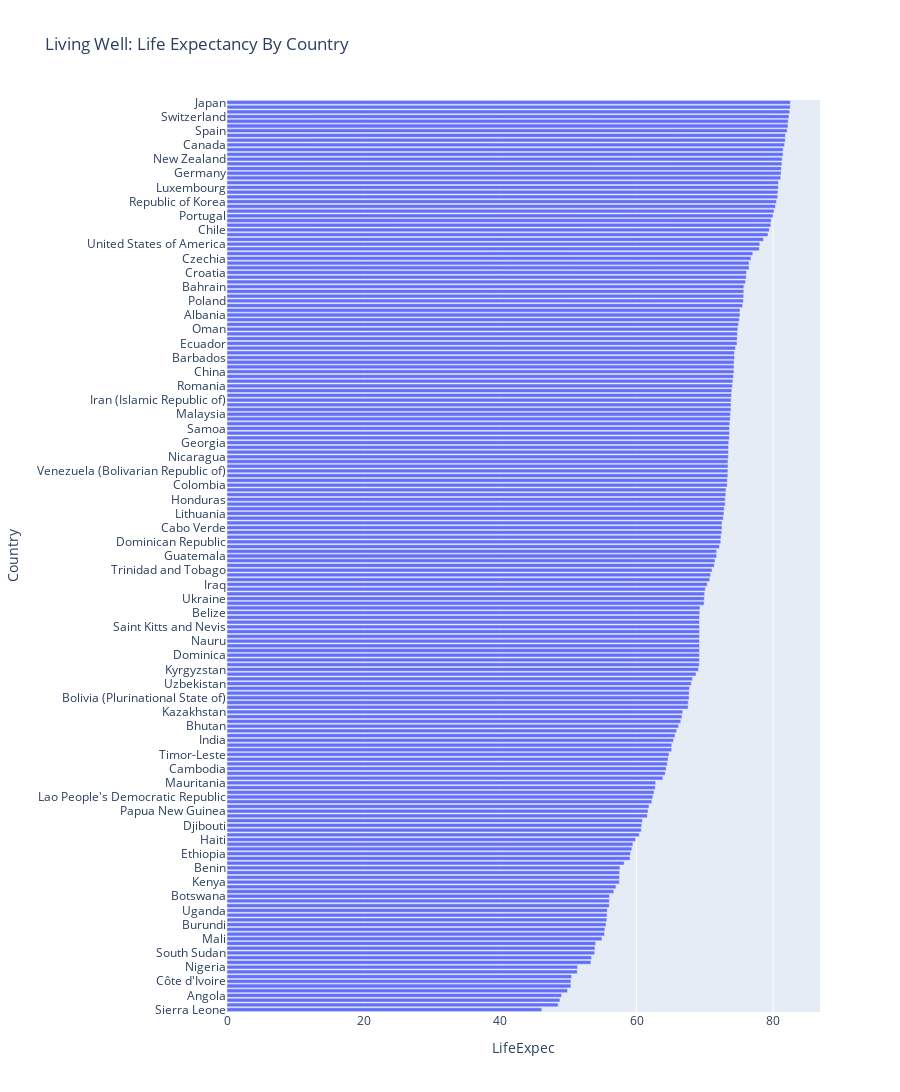

The notebook cell this image was saved under:
### Code cell
#import plotly.express as px
import matplotlib.pyplot as plt

fig = px.bar(df_country_sort, 
             x="LifeExpec",  
             orientation='h',
             height=2000,
             title='Living Well: Life Expectancy By Country')
fig.show()

#plt.savefig('Life_Expectancy_By_Country.svg')
#fig.savefig('Life_Expectancy_By_Country.svg', format='svg', dpi=1200)

### Figure 1 — Plotly figure (JSON) as saved in the notebook; plotly's stock layout.template omitted (floating-point values rounded to 4 significant figures; data arrays with more than 128 entries replaced by an {"elided": "..."} marker saying what was removed)
{"data": [{"alignmentgroup": "True", "hovertemplate": "LifeExpec=%{x}<br>Country=%{y}<extra></extra>", "legendgroup": "", "marker": {"color": "#636efa", "pattern": {"shape": ""}}, "name": "", "offsetgroup": "", "orientation": "h", "showlegend": false, "textposition": "auto", "type": "bar", "x": {"elided": "193 float values"}, "xaxis": "x", "y": {"elided": "193 str values"}, "yaxis": "y"}], "layout": {"barmode": "relative", "height": 2000, "legend": {"tracegroupgap": 0}, "title": {"text": "Living Well: Life Expectancy By Country"}, "xaxis": {"anchor": "y", "domain": [0, 1], "title": {"text": "LifeExpec"}}, "yaxis": {"anchor": "x", "domain": [0, 1], "title": {"text": "Country"}}}}
